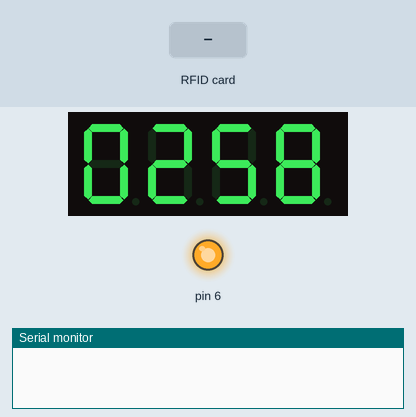
Recording of a sketch running on a simulated Arduino Uno, built with avr-gcc and run on an emulated ATmega328P. On the bench: 4-digit seven-segment display, output pins drawn as LEDs (lit = HIGH), the last lines printed to the serial monitor. The test bench sets the inputs (shaded band). Pins used as bus, display or sensor lines are not drawn.

Above: at 1.2 s.
1.3 s: RFID card 4C 9D 5D 59 held to the reader
At 3.5 s:
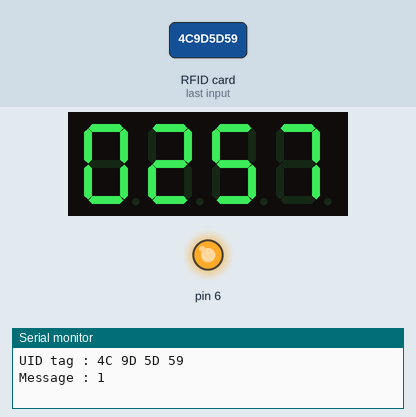
4.1 s: RFID card 00 00 00 00 held to the reader
7.1 s: RFID card 5E 7A 19 C4 held to the reader
At 8.2 s:
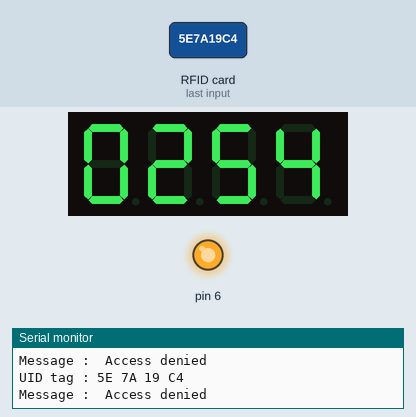
Timing chart, 0 to 10.1 s (numbered marks = the images above; inputs shaded):
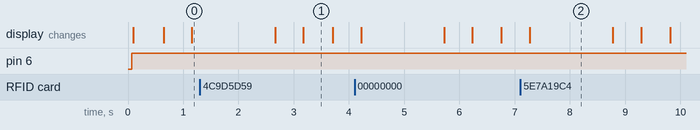

The sketch:

BOMB_UNO_.ino
```cpp
#include <SPI.h>
#include <MFRC522.h>
int buzzer=8;
//int button=2;
//int i=0, buzz =8;
//int ldrStatus

//int btns =2;


#define SS_PIN 10
#define RST_PIN 9
MFRC522 mfrc522(SS_PIN, RST_PIN);   // Create MFRC522 instance.
#include <Arduino.h>
#include <TM1637Display.h>

// Module connection pins (Digital Pins)
#define CLK 2
#define DIO 3

// The amount of time (in milliseconds) between tests
#define TEST_DELAY   2000
int lco=0000;
int cont = 259;
TM1637Display display(CLK, DIO);
int c=178;


void setup() {
display.setBrightness(0xF);
 uint8_t data[] = { 0x0, 0x0, 0x0, 0x0 };
 display.setSegments(data);

   Serial.begin(9600);   // Initiate a serial communication
  SPI.begin();      // Initiate  SPI bus
  mfrc522.PCD_Init();

  pinMode(6,OUTPUT);
  //Serial.begin(9600);
   //attachInterrupt(1,interrupt1, RISING);
}
void(*resetFunc)(void)= 0;
void loop() {

digitalWrite(6,HIGH);
funk();  while(c>0){
 uint8_t segto;
 display.showNumberDec(cont, true);
 funk();
 delay(465);
 cont--;
 segto = 0x80 | display.encodeDigit((cont / 100)%10);
 funk();
 display.setSegments(&segto, 1, 1);
 funk();
 delay(465);
 if (cont==200||cont==100){
 cont-=41;
 funk();
 }

 c--;
   }
 //if (++cont == 10000)

}
/*

if ( ! mfrc522.PICC_IsNewCardPresent())
  {
    return;
  }
  // Select one of the cards
  if ( ! mfrc522.PICC_ReadCardSerial())
  {
    return;
  }
  //Show UID on serial monitor
  Serial.print("UID tag :");
  String content= "";
  byte letter;
  for (byte i = 0; i < mfrc522.uid.size; i++)
  {
     Serial.print(mfrc522.uid.uidByte[i] < 0x10 ? " 0" : " ");
     Serial.print(mfrc522.uid.uidByte[i], HEX);
     content.concat(String(mfrc522.uid.uidByte[i] < 0x10 ? " 0" : " "));
     content.concat(String(mfrc522.uid.uidByte[i], HEX));

  }//Show UID on serial monitor
  Serial.print("UID tag :");
  String content1= " ";
  byte letter;
  for (byte i = 0; i < mfrc522.uid.size; i++)
  {
     Serial.print(mfrc522.uid.uidByte[i] < 0x10 ? " 0" : " ");
     Serial.print(mfrc522.uid.uidByte[i], HEX);
     content.concat(String(mfrc522.uid.uidByte[i] < 0x10 ? " 0" : " "));
     content.concat(String(mfrc522.uid.uidByte[i], HEX));

  }

  Serial.println();
  Serial.print("Message : ");
  int flag=0;
  content.toUpperCase();
  if (content.substring(1) == "E5 B1 5F 1C") //change here the UID of the card/cards that you want to give access
{ //Serial.print(content.substring(1) );

     //flag=1;
 //   int x=millis();
    delay(1000);
    fuck();
    return();
   // else
 //{
 if(flag==10)
 {last();
 }
 }
  //  break();
//


 else   {
    Serial.println(" Access denied");
  }
  /*goto PQR;
  ABC: last();
  PQR: ;
*/


void funk(){
  //int flag=0;
  static int flag=0;
  // Look for new cards
  if ( ! mfrc522.PICC_IsNewCardPresent())
  {
 return;
    //flag++;
  }

  // Select one of the cards
  if ( ! mfrc522.PICC_ReadCardSerial())
  {
    flag++;
  //return;
  }
  //Show UID on serial monitor
//delay(1000);
 // Serial.print(flag);
//  return;
  /*if(flag>=10)
   {last();
   }
    */
  Serial.print("UID tag :");
  String content= "";
  byte letter;
  for (byte i = 0; i < mfrc522.uid.size; i++)
  {
     Serial.print(mfrc522.uid.uidByte[i] < 0x10 ? " 0" : " ");
     Serial.print(mfrc522.uid.uidByte[i], HEX);
     content.concat(String(mfrc522.uid.uidByte[i] < 0x10 ? " 0" : " "));
     content.concat(String(mfrc522.uid.uidByte[i], HEX));
     //flag++;
  }
  Serial.println();
  Serial.print("Message : ");
  content.toUpperCase();

  if(content.substring(1) == "4C 9D 5D 59" ) //change
//   here the UID of the card/cards that you want to give access
  {flag++;
     //Serial.println("going");


  // content.substring(1) = "E5 B1 5F 1B";
  delay(1000);
   Serial.println(flag);

    Serial.println();

    if(flag>=6)
   {
    last();
   }

    }
 //

//
//}
 else   {
  Serial.println(" Access denied");
   delay(1000);
 }


  }


  void func1(int x) {
    digitalWrite(buzzer,HIGH);
    delay(x);
    digitalWrite(buzzer,LOW);
}
void last()
{
  Serial.println(" done");
  display.showNumberDec(lco, true);
  digitalWrite(6,LOW);
    delay(10000);
    resetFunc();
 //digitalWrite(buzzer,LOW);

}
```
